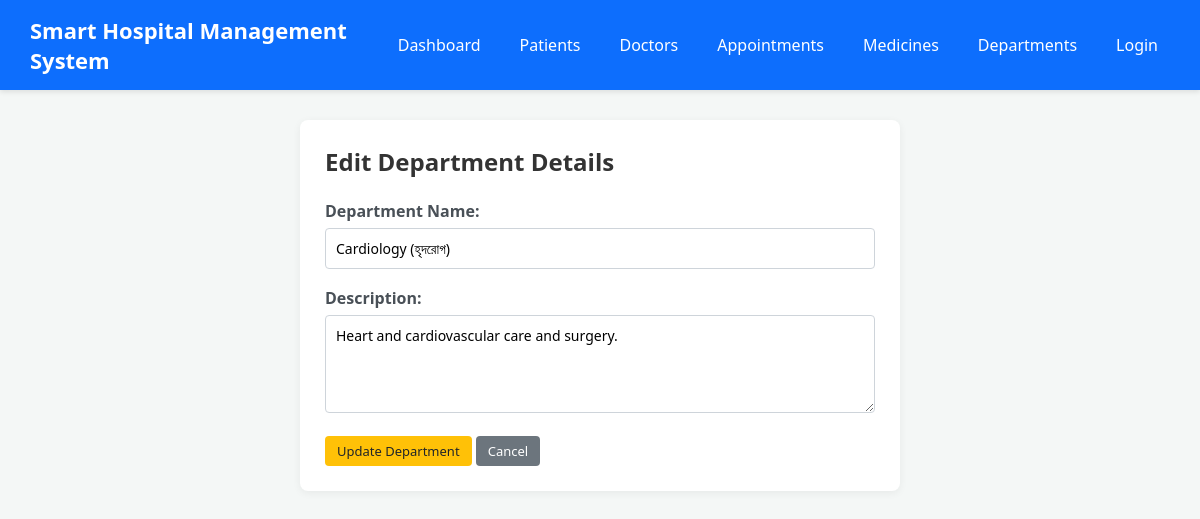
Screenshot of /department/edit.php?id=1 with the database file from the repository.
### tables this page shows
CREATE TABLE `departments` (
  `id` INT AUTO_INCREMENT PRIMARY KEY,
  `name` VARCHAR(100) NOT NULL UNIQUE,
  `description` TEXT,
  `created_at` TIMESTAMP DEFAULT CURRENT_TIMESTAMP
);

### department/edit.php (the view, shortened to what this page needs)
<?php
include "../connection.php";
$id = $_GET['id'];
$sql = "SELECT * FROM departments WHERE id=$id";
$result = mysqli_query($conn, $sql);
$row = mysqli_fetch_assoc($result);
?>
<!DOCTYPE html>
<html>
<head>
    <link rel="stylesheet" href="../style.css">
</head>
<body>
<?php include "../nav.php"; ?>
<div class="container">
    <div class="card" style="max-width: 600px; margin: 20px auto;">
        <h2>Edit Department Details</h2>
        <br>
        <form action="update.php" method="POST">
            <div class="form-group">
                <label>Department Name:</label>
                <input type="text" name="name" class="form-control" value="<?php echo $row['name']; ?>" required>
            </div>
            <div class="form-group">
                <label>Description:</label>
                <textarea name="description" class="form-control" rows="4"><?php echo $row['description']; ?></textarea>
            </div>
            <button type="submit" class="btn btn-warning">Update Department</button>
            <a href="index.php" class="btn btn-secondary">Cancel</a>
        </form>
    </div>
</div>
</body>
</html>

### style.css (style rules this page uses)
* { margin: 0; padding: 0; box-sizing: border-box; font-family: 'Segoe UI', Tahoma, Geneva, Verdana, sans-serif; }
body { background-color: #f4f7f6; color: #333; padding-bottom: 40px; }
.container { max-width: 1150px; margin: 30px auto; padding: 0 20px; }
.card { background-color: white; border-radius: 8px; padding: 25px; box-shadow: 0 2px 8px rgba(0,0,0,0.06); margin-bottom: 25px; }
.btn { display: inline-block; padding: 6px 12px; border-radius: 4px; text-decoration: none; font-weight: 500; font-size: 13px; cursor: pointer; border: none; white-space: nowrap; }
.btn-warning { background-color: #ffc107; color: #212529; }
.btn-secondary { background-color: #6c757d; color: white; }
.form-group { margin-bottom: 18px; }
.form-group label { display: block; margin-bottom: 6px; font-weight: 600; color: #495057; }
.form-control { width: 100%; padding: 10px; border: 1px solid #ced4da; border-radius: 4px; font-size: 14px; }

### rows the page displays
departments: name "Cardiology (হৃদরোগ)", description "Heart and cardiovascular care and surgery."
